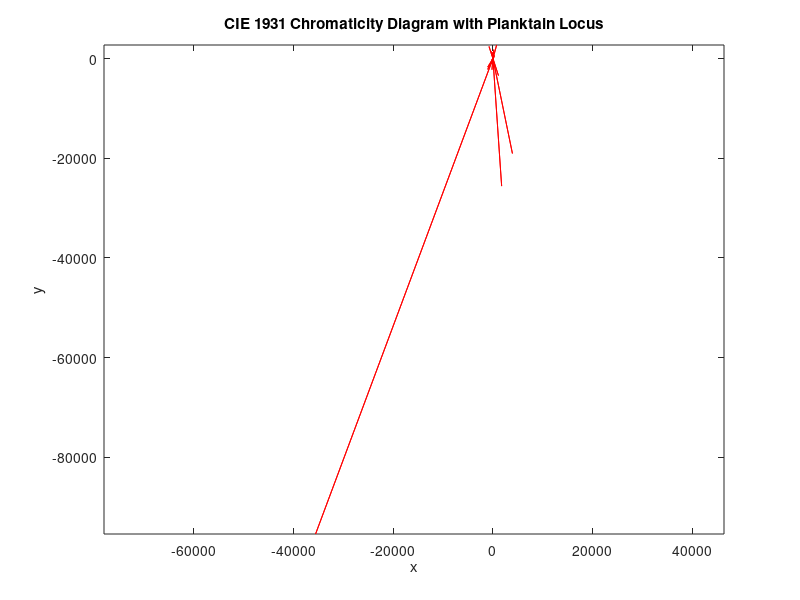
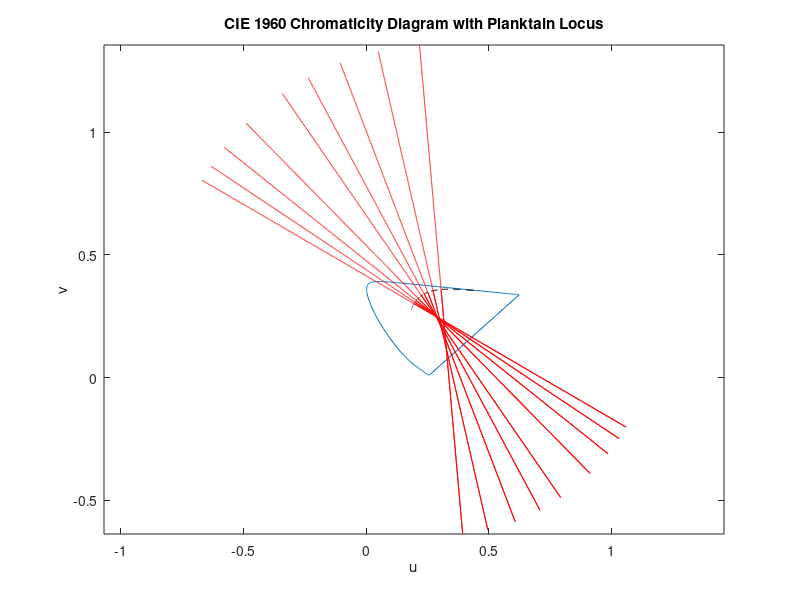
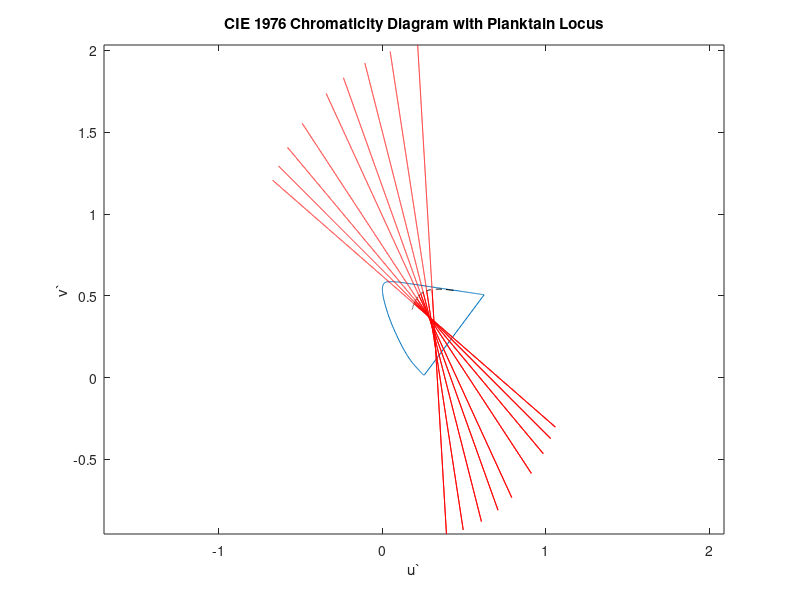

The MATLAB source for these figures, in order:
function [spectrumLocus,PlankLocus,isoTempLines] = SpecLocusPlankLocusFun()

%**** Put Temperature of Isotemperature Lines Here (K) ***********
Tiso = [2000 2500 3000 3500 4000 5000 6000 7000 8000];
% How long do you want the isotemperature lines?
CCTlimit = 1; % Distance in u,v (CIE 1960) space

%data rounded to 4 decimal places 380 to 750 nm
%load('CIE31', 'wavelength','xbar','ybar','zbar');
% data to full precision 360 to 800 nm by 5 nm
%load xyz31.txt
%wavelength = (xyz31(:,1))';
%xbar = (xyz31(:,2))';
%ybar = (xyz31(:,3))';
%zbar = (xyz31(:,4))';
%Data to full precision 360 to 830 nm by 1 nm
%load('CIE31_1', 'wavelength','xbar','ybar','zbar');
Table = load('CIE31by1.txt');
wavelength = Table(:,1);
xbar = Table(:,2);
ybar = Table(:,3);
zbar = Table(:,4);

n = length(xbar);
% Generate spectrum locus for u,v space   
for i = 1:n
    spd = zeros(n,1);
    spd(i) = 1;
    X = sum(spd .* xbar);
    Y = sum(spd .* ybar);
    Z = sum(spd .* zbar);
    
    x(i) = X/(X+Y+Z);
    y(i) = Y/(X+Y+Z);
    u(i) = 4*X/(X+15*Y+3*Z);
    v(i) = 6*Y/(X+15*Y+3*Z);
    uprime(i) = u(i);
    vprime(i) = 1.5*v(i);
end
x(length(xbar)+1) = x(1);
y(length(xbar)+1) = y(1);
u(length(xbar)+1) = u(1);
v(length(xbar)+1) = v(1);
uprime(length(xbar)+1) = uprime(1);
vprime(length(xbar)+1) = vprime(1);

figure(1)
plot(x,y)
hold on
figure(2)
plot(u,v)
hold on
figure(3)
plot(uprime,vprime)
hold on

%spectrumLocus = [uprime' vprime'];
spectrumLocus = [x' y'];

%Calculate Plankian (blackbody) locus
for i = 1:(20000-1000)/50 
   Tc(i) = i*50+1000;
	wave = wavelength;
   c1 = 3.7418e-16;
	c2 = 1.4388e-2;
	spdref = c1 * (1e-9*wave).^-5 ./ (exp(c2./(Tc(i).* 1e-9*wave)) - 1);

	X = sum(spdref .* xbar);
	Y = sum(spdref .* ybar);
   Z = sum(spdref .* zbar);
   xb(i) = X/(X+Y+Z);
   yb(i) = Y/(X+Y+Z);
	ub(i) = 4*X/(X+15*Y+3*Z);
   vb(i) = 6*Y/(X+15*Y+3*Z);
   uprimeb(i) = ub(i);
   vprimeb(i) = vb(i)*1.5;
end
PlankLocus = [xb' yb'];

figure(1)
plot(xb,yb,'k--')
axis equal
title('CIE 1931 Chromaticity Diagram with Planktain Locus')
xlabel('x')
ylabel('y')
figure(2)
plot(ub,vb,'k--')
axis equal
title('CIE 1960 Chromaticity Diagram with Planktain Locus')
xlabel('u')
ylabel('v')
figure(3)
plot(uprimeb,vprimeb,'k--')
axis equal
title('CIE 1976 Chromaticity Diagram with Planktain Locus')
xlabel('u`')
ylabel('v`')

%*********** Calculation of Isotemperature Lines ******************************

ubar = (2/3)*xbar;
vbar = ybar;
wbar = -0.5*xbar + (3/2)*ybar + 0.5*zbar;

dwave = 1;

for i = 1:length(Tiso)
   spdref = c1 * (1e-9*wavelength).^-5 ./ (exp(c2./(Tiso(i).* 1e-9*wavelength)) - 1);
   spdref = spdref/max(spdref);
   wave = wavelength*1e-9;
   
   U = sum(spdref.*ubar);
   V = sum(spdref.*vbar);
   W = sum(spdref.*wbar);
   R = U+V+W;
   u(i) = U/R;
   v(i) = V/R;
      % take derivative of Plankian locus
   Uprime = c1*c2*(Tiso(i))^-2*sum(wave.^-6.*ubar.*exp(c2./(wave.*Tiso(i))).*(exp(c2./(wave.*(Tiso(i))))-1).^-2)*dwave;
   Vprime = sum(c1*c2*Tiso(i)^-2*wave.^-6.*vbar.*exp(c2./(wave.*Tiso(i))).*(exp(c2./(wave.*(Tiso(i))))-1).^-2)*dwave;
   Wprime = sum(c1*c2*Tiso(i)^-2*wave.^-6.*wbar.*exp(c2./(wave.*Tiso(i))).*(exp(c2./(wave.*(Tiso(i))))-1).^-2)*dwave;
   Rprime = Uprime+Vprime+Wprime;
   
   sl = (Vprime*R-V*Rprime)/(Uprime*R-U*Rprime);
   m = -1/sl;
   
   uLine = u(i);
   vLine = v(i);
   index = 0;
   clear uLineV;
   clear vLineV;
   while (sqrt((uLine-u(i))^2+(vLine-v(i))^2) < CCTlimit)
	   index = index + 1;
	   uLine = uLine + 0.0001;
	   vLine = m*uLine + (v(i)-m*u(i));
	   uLineV(index) = uLine;
	   vLineV(index) = vLine;
   end
   uLine = u(i);
   vLine = v(i);
   while (sqrt((uLine-u(i))^2+(vLine-v(i))^2) < CCTlimit)
	   index = index + 1;
	   uLine = uLine - 0.0001;
	   vLine = m*uLine + (v(i)-m*u(i));
	   uLineV(index) = uLine;
	   vLineV(index) = vLine;
   end
   isoTempLines = [uLineV',vLineV'];
   
  
   figure(2)
   hold on
   plot(uLineV,vLineV,'r-')
   hold off
   figure(1)
   hold on
   xLine = 27/4*uLineV./(9/2*uLineV - 18*vLineV + 9);
   yLine =  9/2*vLineV./(9/2*uLineV - 18*vLineV + 9);
   plot(xLine,yLine,'r-')
   hold off
   figure(3)
   hold on
   uPrimeLine = uLineV;
   vPrimeLine = vLineV*1.5;
   plot(uPrimeLine, vPrimeLine,'r-')
   hold off
	
end

